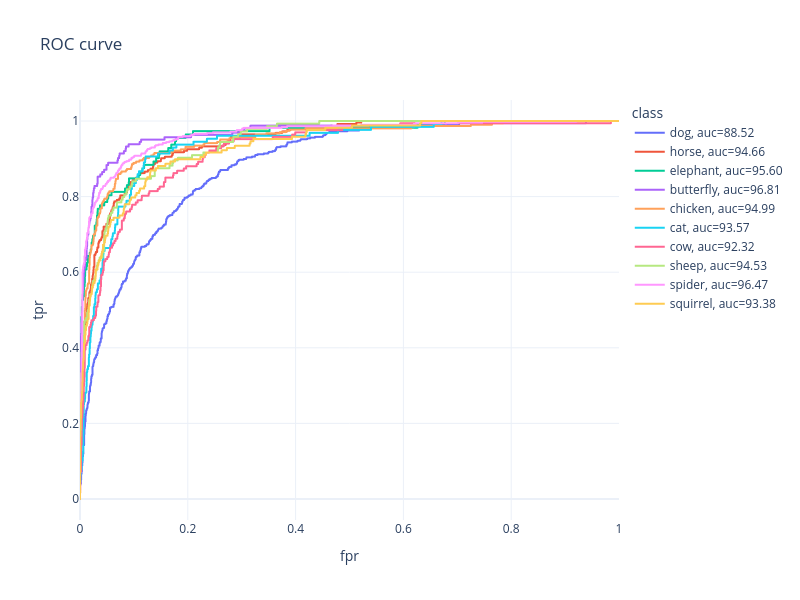

The notebook cell this image was saved under:
### Code cell
df = pd.DataFrame(df_dict)
px.line(df, x='fpr', y='tpr', color='class', 
        width=800, height=600, title="ROC curve")

### Figure 1 — Plotly figure (JSON) as saved in the notebook; plotly's stock layout.template omitted (floating-point values rounded to 4 significant figures; data arrays with more than 128 entries replaced by an {"elided": "..."} marker saying what was removed)
{"data": [{"hovertemplate": "class=dog, auc=88.52<br>fpr=%{x}<br>tpr=%{y}<extra></extra>", "legendgroup": "dog, auc=88.52", "line": {"color": "#636efa", "dash": "solid"}, "marker": {"symbol": "circle"}, "mode": "lines", "name": "dog, auc=88.52", "showlegend": true, "type": "scattergl", "x": {"elided": "502 float values"}, "xaxis": "x", "y": {"elided": "502 float values"}, "yaxis": "y"}, {"hovertemplate": "class=horse, auc=94.66<br>fpr=%{x}<br>tpr=%{y}<extra></extra>", "legendgroup": "horse, auc=94.66", "line": {"color": "#EF553B", "dash": "solid"}, "marker": {"symbol": "circle"}, "mode": "lines", "name": "horse, auc=94.66", "showlegend": true, "type": "scattergl", "x": {"elided": "228 float values"}, "xaxis": "x", "y": {"elided": "228 float values"}, "yaxis": "y"}, {"hovertemplate": "class=elephant, auc=95.60<br>fpr=%{x}<br>tpr=%{y}<extra></extra>", "legendgroup": "elephant, auc=95.60", "line": {"color": "#00cc96", "dash": "solid"}, "marker": {"symbol": "circle"}, "mode": "lines", "name": "elephant, auc=95.60", "showlegend": true, "type": "scattergl", "x": [0.0, 0.0, 0.0, 0.0004331, 0.0004331, 0.0008662, 0.0008662, 0.001299, 0.001299, 0.001732, 0.001732, 0.002165, 0.002165, 0.002599, 0.002599, 0.003465, 0.003465, 0.003898, 0.003898, 0.00563, 0.00563, 0.006929, 0.006929, 0.007362, 0.007362, 0.008662, 0.008662, 0.009095, 0.009095, 0.009528, 0.009528, 0.01213, 0.01213, 0.01299, 0.01299, 0.01429, 0.01429, 0.01819, 0.01819, 0.01992, 0.01992, 0.02122, 0.02122, 0.02165, 0.02165, 0.02295, 0.02295, 0.02425, 0.02425, 0.02728, 0.02728, 0.03032, 0.03032, 0.03118, 0.03118, 0.03162, 0.03162, 0.03248, 0.03248, 0.03291, 0.03291, 0.03725, 0.03725, 0.04504, 0.04504, 0.05067, 0.05067, 0.0524, 0.0524, 0.05847, 0.05847, 0.08359, 0.08359, 0.08705, 0.08705, 0.09052, 0.09052, 0.09095, 0.09095, 0.1091, 0.1091, 0.1117, 0.1117, 0.1156, 0.1156, 0.1191, 0.1191, 0.1364, 0.1364, 0.1412, 0.1412, 0.1464, 0.1464, 0.1477, 0.1477, 0.1637, 0.1637, 0.1693, 0.1693, 0.1763, 0.1763, 0.1784, 0.1784, 0.1962, 0.1962, 0.2096, 0.2096, 0.3517, 0.3517, 0.6262, 0.6262, 0.6765, 0.6765, 1.0], "xaxis": "x", "y": [0.0, 0.008929, 0.1607, 0.1607, 0.3036, 0.3036, 0.3125, 0.3125, 0.3929, 0.3929, 0.4286, 0.4286, 0.4375, 0.4375, 0.4821, 0.4821, 0.5089, 0.5089, 0.5268, 0.5268, 0.5357, 0.5357, 0.5536, 0.5536, 0.5625, 0.5625, 0.5714, 0.5714, 0.5893, 0.5893, 0.6071, 0.6071, 0.6161, 0.6161, 0.625, 0.625, 0.6429, 0.6429, 0.6518, 0.6518, 0.6607, 0.6607, 0.6696, 0.6696, 0.6786, 0.6786, 0.6875, 0.6875, 0.6964, 0.6964, 0.7232, 0.7232, 0.7321, 0.7321, 0.7411, 0.7411, 0.75, 0.75, 0.7589, 0.7589, 0.7679, 0.7679, 0.7768, 0.7768, 0.7857, 0.7857, 0.7946, 0.7946, 0.8036, 0.8036, 0.8125, 0.8125, 0.8214, 0.8214, 0.8304, 0.8304, 0.8393, 0.8393, 0.8482, 0.8482, 0.8571, 0.8571, 0.8661, 0.8661, 0.875, 0.875, 0.8839, 0.8839, 0.8929, 0.8929, 0.9018, 0.9018, 0.9107, 0.9107, 0.9196, 0.9196, 0.9286, 0.9286, 0.9375, 0.9375, 0.9464, 0.9464, 0.9554, 0.9554, 0.9643, 0.9643, 0.9732, 0.9732, 0.9821, 0.9821, 0.9911, 0.9911, 1.0, 1.0], "yaxis": "y"}, {"hovertemplate": "class=butterfly, auc=96.81<br>fpr=%{x}<br>tpr=%{y}<extra></extra>", "legendgroup": "butterfly, auc=96.81", "line": {"color": "#ab63fa", "dash": "solid"}, "marker": {"symbol": "circle"}, "mode": "lines", "name": "butterfly, auc=96.81", "showlegend": true, "type": "scattergl", "x": [0.0, 0.0, 0.0, 0.0004429, 0.0004429, 0.0008857, 0.0008857, 0.001329, 0.001329, 0.002214, 0.002214, 0.002657, 0.002657, 0.0031, 0.0031, 0.003543, 0.003543, 0.003986, 0.003986, 0.004429, 0.004429, 0.004872, 0.004872, 0.005314, 0.005314, 0.005757, 0.005757, 0.0062, 0.0062, 0.007086, 0.007086, 0.007972, 0.007972, 0.0093, 0.0093, 0.01063, 0.01063, 0.0124, 0.0124, 0.01284, 0.01284, 0.01329, 0.01329, 0.01373, 0.01373, 0.01417, 0.01417, 0.0155, 0.0155, 0.01639, 0.01639, 0.01727, 0.01727, 0.01771, 0.01771, 0.01904, 0.01904, 0.01993, 0.01993, 0.02081, 0.02081, 0.02126, 0.02126, 0.02259, 0.02259, 0.02303, 0.02303, 0.02347, 0.02347, 0.02436, 0.02436, 0.02524, 0.02524, 0.02569, 0.02569, 0.02702, 0.02702, 0.03189, 0.03189, 0.03277, 0.03277, 0.03764, 0.03764, 0.04119, 0.04119, 0.04473, 0.04473, 0.04916, 0.04916, 0.05226, 0.05226, 0.06953, 0.06953, 0.07042, 0.07042, 0.07263, 0.07263, 0.07352, 0.07352, 0.08149, 0.08149, 0.08459, 0.08459, 0.08547, 0.08547, 0.09035, 0.09035, 0.1107, 0.1107, 0.1134, 0.1134, 0.1568, 0.1568, 0.2059, 0.2059, 0.2826, 0.2826, 0.2958, 0.2958, 0.3051, 0.3051, 0.3162, 0.3162, 0.6789, 0.6789, 0.9389, 0.9389, 1.0], "xaxis": "x", "y": [0.0, 0.0184, 0.3497, 0.3497, 0.3804, 0.3804, 0.3865, 0.3865, 0.4294, 0.4294, 0.4356, 0.4356, 0.4663, 0.4663, 0.4724, 0.4724, 0.4908, 0.4908, 0.4969, 0.4969, 0.5276, 0.5276, 0.546, 0.546, 0.5521, 0.5521, 0.5706, 0.5706, 0.589, 0.589, 0.6012, 0.6012, 0.6135, 0.6135, 0.6319, 0.6319, 0.638, 0.638, 0.6626, 0.6626, 0.6687, 0.6687, 0.6871, 0.6871, 0.6933, 0.6933, 0.6994, 0.6994, 0.7178, 0.7178, 0.7239, 0.7239, 0.7301, 0.7301, 0.7362, 0.7362, 0.7423, 0.7423, 0.7485, 0.7485, 0.7607, 0.7607, 0.773, 0.773, 0.7791, 0.7791, 0.7914, 0.7914, 0.7975, 0.7975, 0.8098, 0.8098, 0.816, 0.816, 0.8221, 0.8221, 0.8282, 0.8282, 0.8344, 0.8344, 0.8528, 0.8528, 0.8589, 0.8589, 0.865, 0.865, 0.8712, 0.8712, 0.8834, 0.8834, 0.8896, 0.8896, 0.8957, 0.8957, 0.9018, 0.9018, 0.908, 0.908, 0.9141, 0.9141, 0.9202, 0.9202, 0.9264, 0.9264, 0.9325, 0.9325, 0.9387, 0.9387, 0.9448, 0.9448, 0.9509, 0.9509, 0.9571, 0.9571, 0.9632, 0.9632, 0.9693, 0.9693, 0.9755, 0.9755, 0.9816, 0.9816, 0.9877, 0.9877, 0.9939, 0.9939, 1.0, 1.0], "yaxis": "y"}, {"hovertemplate": "class=chicken, auc=94.99<br>fpr=%{x}<br>tpr=%{y}<extra></extra>", "legendgroup": "chicken, auc=94.99", "line": {"color": "#FFA15A", "dash": "solid"}, "marker": {"symbol": "circle"}, "mode": "lines", "name": "chicken, auc=94.99", "showlegend": true, "type": "scattergl", "x": {"elided": "226 float values"}, "xaxis": "x", "y": {"elided": "226 float values"}, "yaxis": "y"}, {"hovertemplate": "class=cat, auc=93.57<br>fpr=%{x}<br>tpr=%{y}<extra></extra>", "legendgroup": "cat, auc=93.57", "line": {"color": "#19d3f3", "dash": "solid"}, "marker": {"symbol": "circle"}, "mode": "lines", "name": "cat, auc=93.57", "showlegend": true, "type": "scattergl", "x": {"elided": "174 float values"}, "xaxis": "x", "y": {"elided": "174 float values"}, "yaxis": "y"}, {"hovertemplate": "class=cow, auc=92.32<br>fpr=%{x}<br>tpr=%{y}<extra></extra>", "legendgroup": "cow, auc=92.32", "line": {"color": "#FF6692", "dash": "solid"}, "marker": {"symbol": "circle"}, "mode": "lines", "name": "cow, auc=92.32", "showlegend": true, "type": "scattergl", "x": {"elided": "200 float values"}, "xaxis": "x", "y": {"elided": "200 float values"}, "yaxis": "y"}, {"hovertemplate": "class=sheep, auc=94.53<br>fpr=%{x}<br>tpr=%{y}<extra></extra>", "legendgroup": "sheep, auc=94.53", "line": {"color": "#B6E880", "dash": "solid"}, "marker": {"symbol": "circle"}, "mode": "lines", "name": "sheep, auc=94.53", "showlegend": true, "type": "scattergl", "x": {"elided": "158 float values"}, "xaxis": "x", "y": {"elided": "158 float values"}, "yaxis": "y"}, {"hovertemplate": "class=spider, auc=96.47<br>fpr=%{x}<br>tpr=%{y}<extra></extra>", "legendgroup": "spider, auc=96.47", "line": {"color": "#FF97FF", "dash": "solid"}, "marker": {"symbol": "circle"}, "mode": "lines", "name": "spider, auc=96.47", "showlegend": true, "type": "scattergl", "x": {"elided": "250 float values"}, "xaxis": "x", "y": {"elided": "250 float values"}, "yaxis": "y"}, {"hovertemplate": "class=squirrel, auc=93.38<br>fpr=%{x}<br>tpr=%{y}<extra></extra>", "legendgroup": "squirrel, auc=93.38", "line": {"color": "#FECB52", "dash": "solid"}, "marker": {"symbol": "circle"}, "mode": "lines", "name": "squirrel, auc=93.38", "showlegend": true, "type": "scattergl", "x": {"elided": "202 float values"}, "xaxis": "x", "y": {"elided": "202 float values"}, "yaxis": "y"}], "layout": {"height": 600, "legend": {"title": {"text": "class"}, "tracegroupgap": 0}, "title": {"text": "ROC curve"}, "width": 800, "xaxis": {"anchor": "y", "domain": [0, 1], "title": {"text": "fpr"}}, "yaxis": {"anchor": "x", "domain": [0, 1], "title": {"text": "tpr"}}}}
